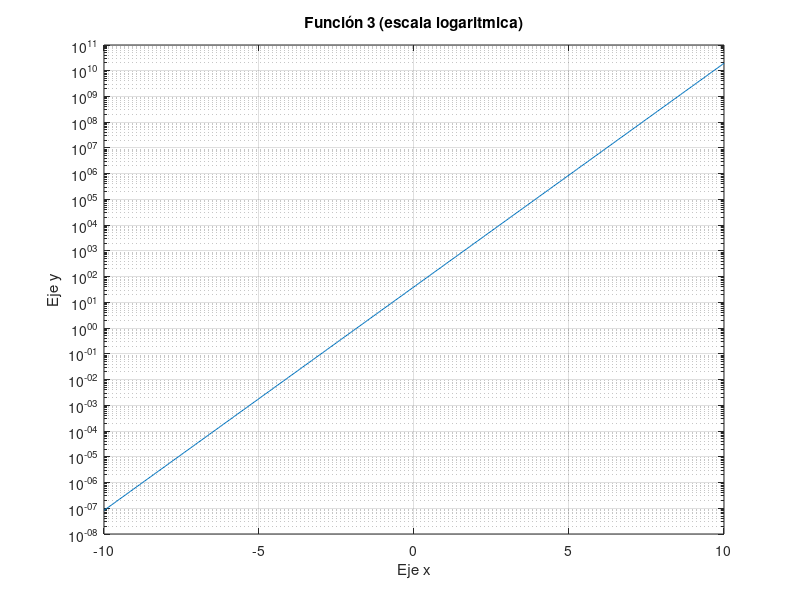

Here is the MATLAB script that generated this plot: (Note: this script raises an error after producing the figure.)
% María Jesús Cañoles 203001592
% Simón Montenegro 19796

% ----- Primera parte -----

% Pregunta 1
% a(x) = 6log4(5x + 15) − log2(2x)
x = 0: .01: 15*pi;
a = 6*((log(5*x + 15))/log(4)) - log2(2*x);
plot(x, a, "r * ");
title ( "Función 1");
ylabel ( "Eje y" );
xlabel ( "Eje x" );

% b(x) = sen(6log10(2x + 9)) + cos(2ln(x + 16))
b = sin(6*log10(2*x + 9)) + cos(2*log(x + 16));
plot(x, b, "g + ");
title ( "Función 2");
ylabel ( "Eje y" );
xlabel ( "Eje x" );

% Pregunta 2
% c(x) = 2e(2x+3)
% Escala normal
x = -10: .05: 10;
c = 2 * exp(2*x + 3);
plot (x, c);
title ( "Función 3 (escala normal)");
ylabel ( "Eje y" );
xlabel ( "Eje x" );
grid on %Muestra el grafico con grilla

% Escala logaritmica
semilogy (x , c);
title ( "Función 3 (escala logaritmica)");
ylabel ( "Eje y" );
xlabel ( "Eje x" );
grid on %Muestra el grafico con grilla

% ----- Segunda parte -----

% Pregunta 1


% Pregunta 2
arregloStr = input("Ingrese un arreglo (separado por espaciados) para calcular su desviación estándar: ");
arreglo = num2str(arregloStr);

sumatoria = 0;
promedio = mean(arreglo);
for elmento = 1:length(arreglo)
    sumatoria = sumatoria + (arreglo(elemento) - promedio)^2;
end

std = sqrt((sumatoria)/length(arreglo));
disp("La desviacióne estándar del arreglo ingresado es: " + string(std));

